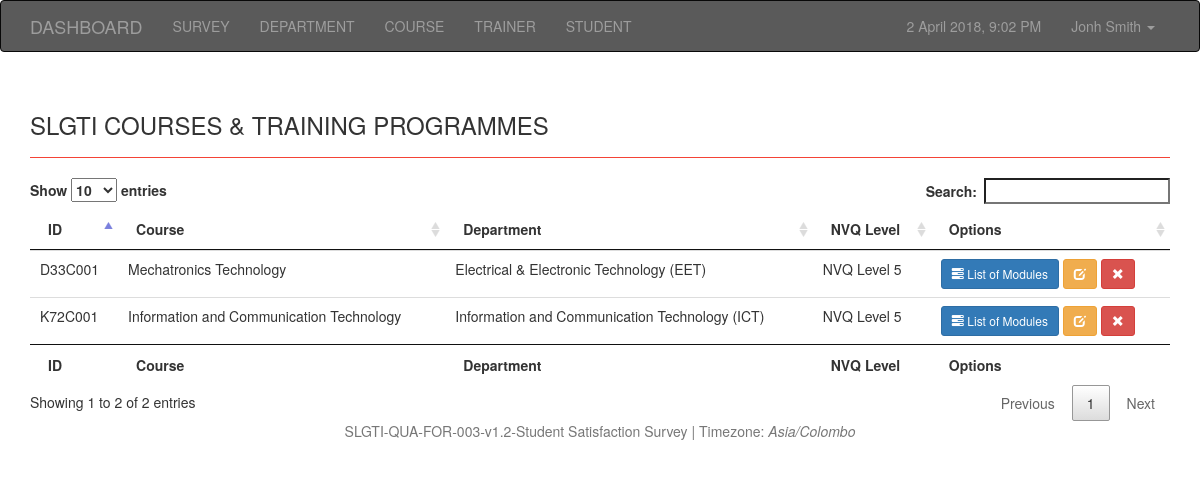
The page /course.php on the database its author committed.
### tables this page shows
CREATE TABLE `course` (
  `course_id` varchar(10) NOT NULL,
  `course` varchar(100) NOT NULL,
  `department_id` varchar(10) NOT NULL,
  `nvq_id` tinyint(1) NOT NULL
);

CREATE TABLE `department` (
  `department_id` varchar(10) NOT NULL,
  `department` varchar(100) NOT NULL
);

CREATE TABLE `nvq` (
  `nvq_id` tinyint(1) NOT NULL,
  `nvq` varchar(50) NOT NULL
);

### course.php (the view, shortened to what this page needs)
<!DOCTYPE html>
<html lang="en">
<head>
    <link href="css/bootstrap.css" rel="stylesheet">
    <link href="css/jquery.dataTables.min.css" rel="stylesheet">
</head>
<body>
    <?php include_once("nav.php");    ?>
    <div class="container">
        <div class="row">
            <div class="col-md-12">
                <div class="page-header">
                    <h3>SLGTI COURSES & TRAINING PROGRAMMES</h3>
                </div>
            </div>
        </div>
        <div class="row">
            <div class="col-md-12 ">
                <div class="table-responsive">
                    <table id="example" class="table table-hover">
                        <thead>
                            <tr>
                                <th>ID</th>
                                <th>Course</th>
                                <th>Department</th>
                                <th>NVQ Level</th>
                                <th>Options</th>
                            </tr>
                        </thead>
                        <tfoot>
                            <tr>
                                <th>ID</th>
                                <th>Course</th>
                                <th>Department</th>
                                <th>NVQ Level</th>
                                <th>Options</th>
                            </tr>
                        </tfoot>
                        <tbody>
                            <?php
                        $sql = "SELECT
`course`.`course_id` AS `course_id`,
`course`.`course` AS `course`,
`department`.`department_id` AS `department_id`,
`department`.`department` AS `department`,
`nvq`.`nvq` AS `nvq`,
`course`.`nvq_id` AS `nvq_id`
FROM `course`
LEFT JOIN  `department`  ON `department`.`department_id` = `course`.`department_id`
LEFT JOIN `nvq` ON `course`.`nvq_id` = `nvq`.`nvq_id`";
                        $result = mysqli_query($con, $sql);
                        if (mysqli_num_rows($result) > 0) {
                            while($row = mysqli_fetch_assoc($result)) {
                                echo '<tr>';
                                echo '
                                    <td>'. $row["course_id"].'</td>
                                    <td>'. $row["course"].'</td>
                                    <td>'.$row["department"].' ('. $row["department_id"].')</td>
                                    <td>'. $row["nvq"].'</td>
                                    <td>
                                    <a href="courseProfile?id='.$row["course_id"].'&course='.$row["course"].'"><button type="button" class="btn btn-primary btn-sm"><span class="glyphicon glyphicon-tasks" aria-hidden="true"></span> List of Modules </button></a>
                                    <a href="?edit='.$row["course_id"].'"><button type="button" class="btn btn-warning btn-sm"><span class="glyphicon glyphicon-edit" aria-hidden="true"></span></button></a>
                                    <a href="?delete='.$row["course_id"].'"><button type="button" class="btn btn-danger btn-sm"><span class="glyphicon glyphicon-remove" aria-hidden="true"></span></button></a>
                                    </td>
                                </tr>';
                            }
                        } else {
                            echo '<tr><td colspan="6"> 0 Results</td></tr>';
                        }
                        ?>
                        </tbody>
                    </table>
                </div>
            </div>
        </div>
    </div>
    <?php include_once("footer.php"); ?>
</body>
</html>

### rows shown on the page
course: course_id "D33C001", course "Mechatronics Technology", department.department "Electrical & Electronic Technology", department.department_id "EET", nvq.nvq "NVQ Level 5"
course: course_id "K72C001", course "Information and Communication Technology", department.department "Information and Communication Technology", department.department_id "ICT", nvq.nvq "NVQ Level 5"

### other values the page prints
date_default_timezone_get() "Asia/Colombo"
